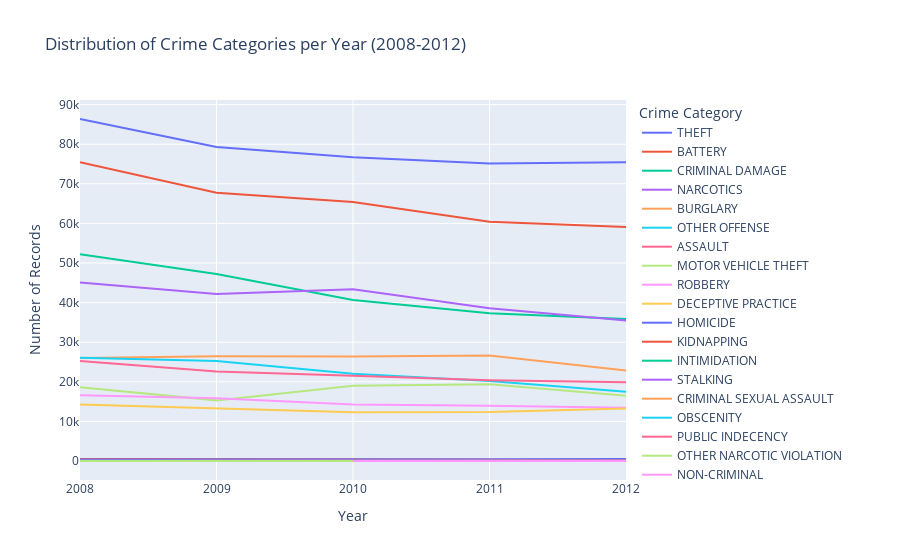

Notebook cell for this chart:
### Markdown cell above
**6.5** For all those crime categories you identified in 6.4, how does their distribution instead look per year - rather than the full 2008-2012 period as a whole?

### Code cell
import plotly.express as px

# Filter the data for the years 2008 to 2012
years_to_analyze = list(range(2008, 2013))
crimes_2008_to_2012 = chicago_crime_2008_to_2012_df[chicago_crime_2008_to_2012_df['Year'].isin(years_to_analyze)]

# Define the top and bottom crime categories from question 6.4
top_crime_categories = ['THEFT', 'BATTERY', 'CRIMINAL DAMAGE', 'NARCOTICS', 'BURGLARY',
                        'OTHER OFFENSE', 'ASSAULT', 'MOTOR VEHICLE THEFT', 'ROBBERY', 'DECEPTIVE PRACTICE']
bottom_crime_categories = ['HOMICIDE', 'KIDNAPPING', 'INTIMIDATION', 'STALKING',
                           'CRIMINAL SEXUAL ASSAULT', 'OBSCENITY', 'PUBLIC INDECENCY', 'OTHER NARCOTIC VIOLATION',
                           'NON-CRIMINAL', 'NON-CRIMINAL (SUBJECT SPECIFIED)']

# Create a DataFrame to store data for the interactive plot
data_to_plot = []

# Iterate over top crime categories
for crime_category in top_crime_categories + bottom_crime_categories:
    # Filter data for the current crime category
    crime_data = crimes_2008_to_2012[crimes_2008_to_2012['Primary Type'] == crime_category]
    
    # Group data by year and count the number of records for each year
    year_counts = crime_data.groupby('Year').size().reset_index(name='Count')
    
    # Add the crime category as a column
    year_counts['Crime Category'] = crime_category
    
    # Append data to the main DataFrame
    data_to_plot.append(year_counts)

# Create a DataFrame from the combined data
df_to_plot = pd.concat(data_to_plot, ignore_index=True)

# Create an interactive line plot using Plotly Express
fig = px.line(df_to_plot, x='Year', y='Count', color='Crime Category',
              title='Distribution of Crime Categories per Year (2008-2012)',
              labels={'Year': 'Year', 'Count': 'Number of Records'},
              line_shape='linear')

# Show the interactive plot
fig.show()

### Figure 1 — Plotly figure (JSON) as saved in the notebook; plotly's stock layout.template omitted (floating-point values rounded to 4 significant figures)
{"data": [{"hovertemplate": "Crime Category=THEFT<br>Year=%{x}<br>Number of Records=%{y}<extra></extra>", "legendgroup": "THEFT", "line": {"color": "#636efa", "dash": "solid", "shape": "linear"}, "marker": {"symbol": "circle"}, "mode": "lines", "name": "THEFT", "orientation": "v", "showlegend": true, "type": "scatter", "x": [2008, 2009, 2010, 2011, 2012], "xaxis": "x", "y": [86368, 79288, 76735, 75116, 75443], "yaxis": "y"}, {"hovertemplate": "Crime Category=BATTERY<br>Year=%{x}<br>Number of Records=%{y}<extra></extra>", "legendgroup": "BATTERY", "line": {"color": "#EF553B", "dash": "solid", "shape": "linear"}, "marker": {"symbol": "circle"}, "mode": "lines", "name": "BATTERY", "orientation": "v", "showlegend": true, "type": "scatter", "x": [2008, 2009, 2010, 2011, 2012], "xaxis": "x", "y": [75441, 67749, 65385, 60437, 59123], "yaxis": "y"}, {"hovertemplate": "Crime Category=CRIMINAL DAMAGE<br>Year=%{x}<br>Number of Records=%{y}<extra></extra>", "legendgroup": "CRIMINAL DAMAGE", "line": {"color": "#00cc96", "dash": "solid", "shape": "linear"}, "marker": {"symbol": "circle"}, "mode": "lines", "name": "CRIMINAL DAMAGE", "orientation": "v", "showlegend": true, "type": "scatter", "x": [2008, 2009, 2010, 2011, 2012], "xaxis": "x", "y": [52193, 47247, 40646, 37325, 35852], "yaxis": "y"}, {"hovertemplate": "Crime Category=NARCOTICS<br>Year=%{x}<br>Number of Records=%{y}<extra></extra>", "legendgroup": "NARCOTICS", "line": {"color": "#ab63fa", "dash": "solid", "shape": "linear"}, "marker": {"symbol": "circle"}, "mode": "lines", "name": "NARCOTICS", "orientation": "v", "showlegend": true, "type": "scatter", "x": [2008, 2009, 2010, 2011, 2012], "xaxis": "x", "y": [45056, 42153, 43387, 38578, 35470], "yaxis": "y"}, {"hovertemplate": "Crime Category=BURGLARY<br>Year=%{x}<br>Number of Records=%{y}<extra></extra>", "legendgroup": "BURGLARY", "line": {"color": "#FFA15A", "dash": "solid", "shape": "linear"}, "marker": {"symbol": "circle"}, "mode": "lines", "name": "BURGLARY", "orientation": "v", "showlegend": true, "type": "scatter", "x": [2008, 2009, 2010, 2011, 2012], "xaxis": "x", "y": [25994, 26474, 26418, 26615, 22833], "yaxis": "y"}, {"hovertemplate": "Crime Category=OTHER OFFENSE<br>Year=%{x}<br>Number of Records=%{y}<extra></extra>", "legendgroup": "OTHER OFFENSE", "line": {"color": "#19d3f3", "dash": "solid", "shape": "linear"}, "marker": {"symbol": "circle"}, "mode": "lines", "name": "OTHER OFFENSE", "orientation": "v", "showlegend": true, "type": "scatter", "x": [2008, 2009, 2010, 2011, 2012], "xaxis": "x", "y": [26106, 25243, 22006, 20189, 17513], "yaxis": "y"}, {"hovertemplate": "Crime Category=ASSAULT<br>Year=%{x}<br>Number of Records=%{y}<extra></extra>", "legendgroup": "ASSAULT", "line": {"color": "#FF6692", "dash": "solid", "shape": "linear"}, "marker": {"symbol": "circle"}, "mode": "lines", "name": "ASSAULT", "orientation": "v", "showlegend": true, "type": "scatter", "x": [2008, 2009, 2010, 2011, 2012], "xaxis": "x", "y": [25258, 22608, 21534, 20403, 19895], "yaxis": "y"}, {"hovertemplate": "Crime Category=MOTOR VEHICLE THEFT<br>Year=%{x}<br>Number of Records=%{y}<extra></extra>", "legendgroup": "MOTOR VEHICLE THEFT", "line": {"color": "#B6E880", "dash": "solid", "shape": "linear"}, "marker": {"symbol": "circle"}, "mode": "lines", "name": "MOTOR VEHICLE THEFT", "orientation": "v", "showlegend": true, "type": "scatter", "x": [2008, 2009, 2010, 2011, 2012], "xaxis": "x", "y": [18622, 15312, 19023, 19384, 16486], "yaxis": "y"}, {"hovertemplate": "Crime Category=ROBBERY<br>Year=%{x}<br>Number of Records=%{y}<extra></extra>", "legendgroup": "ROBBERY", "line": {"color": "#FF97FF", "dash": "solid", "shape": "linear"}, "marker": {"symbol": "circle"}, "mode": "lines", "name": "ROBBERY", "orientation": "v", "showlegend": true, "type": "scatter", "x": [2008, 2009, 2010, 2011, 2012], "xaxis": "x", "y": [16580, 15843, 14267, 13975, 13472], "yaxis": "y"}, {"hovertemplate": "Crime Category=DECEPTIVE PRACTICE<br>Year=%{x}<br>Number of Records=%{y}<extra></extra>", "legendgroup": "DECEPTIVE PRACTICE", "line": {"color": "#FECB52", "dash": "solid", "shape": "linear"}, "marker": {"symbol": "circle"}, "mode": "lines", "name": "DECEPTIVE PRACTICE", "orientation": "v", "showlegend": true, "type": "scatter", "x": [2008, 2009, 2010, 2011, 2012], "xaxis": "x", "y": [14275, 13273, 12327, 12386, 13276], "yaxis": "y"}, {"hovertemplate": "Crime Category=HOMICIDE<br>Year=%{x}<br>Number of Records=%{y}<extra></extra>", "legendgroup": "HOMICIDE", "line": {"color": "#636efa", "dash": "solid", "shape": "linear"}, "marker": {"symbol": "circle"}, "mode": "lines", "name": "HOMICIDE", "orientation": "v", "showlegend": true, "type": "scatter", "x": [2008, 2009, 2010, 2011, 2012], "xaxis": "x", "y": [513, 461, 438, 438, 515], "yaxis": "y"}, {"hovertemplate": "Crime Category=KIDNAPPING<br>Year=%{x}<br>Number of Records=%{y}<extra></extra>", "legendgroup": "KIDNAPPING", "line": {"color": "#EF553B", "dash": "solid", "shape": "linear"}, "marker": {"symbol": "circle"}, "mode": "lines", "name": "KIDNAPPING", "orientation": "v", "showlegend": true, "type": "scatter", "x": [2008, 2009, 2010, 2011, 2012], "xaxis": "x", "y": [357, 290, 313, 266, 235], "yaxis": "y"}, {"hovertemplate": "Crime Category=INTIMIDATION<br>Year=%{x}<br>Number of Records=%{y}<extra></extra>", "legendgroup": "INTIMIDATION", "line": {"color": "#00cc96", "dash": "solid", "shape": "linear"}, "marker": {"symbol": "circle"}, "mode": "lines", "name": "INTIMIDATION", "orientation": "v", "showlegend": true, "type": "scatter", "x": [2008, 2009, 2010, 2011, 2012], "xaxis": "x", "y": [259, 228, 197, 171, 156], "yaxis": "y"}, {"hovertemplate": "Crime Category=STALKING<br>Year=%{x}<br>Number of Records=%{y}<extra></extra>", "legendgroup": "STALKING", "line": {"color": "#ab63fa", "dash": "solid", "shape": "linear"}, "marker": {"symbol": "circle"}, "mode": "lines", "name": "STALKING", "orientation": "v", "showlegend": true, "type": "scatter", "x": [2008, 2009, 2010, 2011, 2012], "xaxis": "x", "y": [185, 162, 189, 181, 207], "yaxis": "y"}, {"hovertemplate": "Crime Category=CRIMINAL SEXUAL ASSAULT<br>Year=%{x}<br>Number of Records=%{y}<extra></extra>", "legendgroup": "CRIMINAL SEXUAL ASSAULT", "line": {"color": "#FFA15A", "dash": "solid", "shape": "linear"}, "marker": {"symbol": "circle"}, "mode": "lines", "name": "CRIMINAL SEXUAL ASSAULT", "orientation": "v", "showlegend": true, "type": "scatter", "x": [2008, 2009, 2010, 2011, 2012], "xaxis": "x", "y": [25, 30, 26, 28, 37], "yaxis": "y"}, {"hovertemplate": "Crime Category=OBSCENITY<br>Year=%{x}<br>Number of Records=%{y}<extra></extra>", "legendgroup": "OBSCENITY", "line": {"color": "#19d3f3", "dash": "solid", "shape": "linear"}, "marker": {"symbol": "circle"}, "mode": "lines", "name": "OBSCENITY", "orientation": "v", "showlegend": true, "type": "scatter", "x": [2008, 2009, 2010, 2011, 2012], "xaxis": "x", "y": [12, 20, 33, 40, 26], "yaxis": "y"}, {"hovertemplate": "Crime Category=PUBLIC INDECENCY<br>Year=%{x}<br>Number of Records=%{y}<extra></extra>", "legendgroup": "PUBLIC INDECENCY", "line": {"color": "#FF6692", "dash": "solid", "shape": "linear"}, "marker": {"symbol": "circle"}, "mode": "lines", "name": "PUBLIC INDECENCY", "orientation": "v", "showlegend": true, "type": "scatter", "x": [2008, 2009, 2010, 2011, 2012], "xaxis": "x", "y": [4, 10, 7, 13, 17], "yaxis": "y"}, {"hovertemplate": "Crime Category=OTHER NARCOTIC VIOLATION<br>Year=%{x}<br>Number of Records=%{y}<extra></extra>", "legendgroup": "OTHER NARCOTIC VIOLATION", "line": {"color": "#B6E880", "dash": "solid", "shape": "linear"}, "marker": {"symbol": "circle"}, "mode": "lines", "name": "OTHER NARCOTIC VIOLATION", "orientation": "v", "showlegend": true, "type": "scatter", "x": [2008, 2009, 2010, 2011, 2012], "xaxis": "x", "y": [12, 7, 6, 5, 6], "yaxis": "y"}, {"hovertemplate": "Crime Category=NON-CRIMINAL<br>Year=%{x}<br>Number of Records=%{y}<extra></extra>", "legendgroup": "NON-CRIMINAL", "line": {"color": "#FF97FF", "dash": "solid", "shape": "linear"}, "marker": {"symbol": "circle"}, "mode": "lines", "name": "NON-CRIMINAL", "orientation": "v", "showlegend": true, "type": "scatter", "x": [2010, 2012], "xaxis": "x", "y": [1, 6], "yaxis": "y"}, {"hovertemplate": "Crime Category=NON-CRIMINAL (SUBJECT SPECIFIED)<br>Year=%{x}<br>Number of Records=%{y}<extra></extra>", "legendgroup": "NON-CRIMINAL (SUBJECT SPECIFIED)", "line": {"color": "#FECB52", "dash": "solid", "shape": "linear"}, "marker": {"symbol": "circle"}, "mode": "lines", "name": "NON-CRIMINAL (SUBJECT SPECIFIED)", "orientation": "v", "showlegend": true, "type": "scatter", "x": [2012], "xaxis": "x", "y": [2], "yaxis": "y"}], "layout": {"legend": {"title": {"text": "Crime Category"}, "tracegroupgap": 0}, "title": {"text": "Distribution of Crime Categories per Year (2008-2012)"}, "xaxis": {"anchor": "y", "domain": [0, 1], "title": {"text": "Year"}}, "yaxis": {"anchor": "x", "domain": [0, 1], "title": {"text": "Number of Records"}}}}
